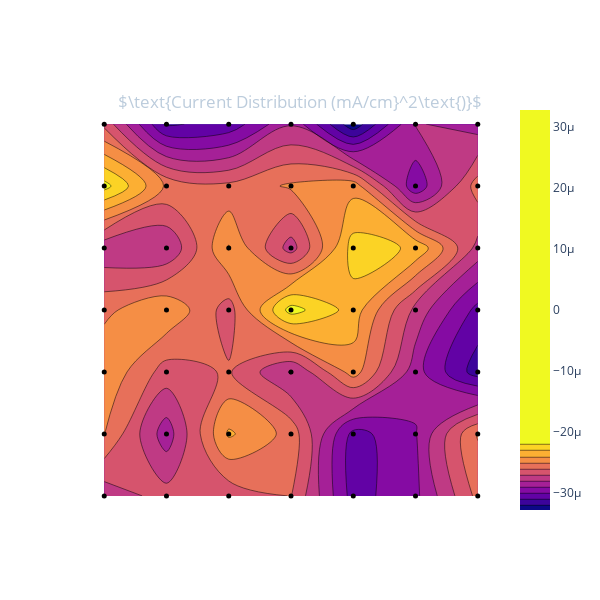

Notebook code for this chart:
### Markdown cell above
### Run the following cell just to get a quick reading

### Code cell
currents = data.readCurrents()
apl.plotI(currents)

### Figure 1 — Plotly figure (JSON) as saved in the notebook; plotly's stock layout.template omitted (floating-point values rounded to 4 significant figures)
{"data": [{"autocontour": true, "contours": {"end": -2.2e-05, "size": 1e-06, "start": -3.2e-05}, "ncontours": 20, "type": "contour", "z": [[-2.762e-05, -2.66e-05, -2.668e-05, -2.596e-05, -3.043e-05, -2.923e-05, -2.57e-05], [-2.493e-05, -2.856e-05, -2.384e-05, -2.536e-05, -3.04e-05, -2.908e-05, -2.491e-05], [-2.417e-05, -2.644e-05, -2.589e-05, -2.81e-05, -2.45e-05, -2.859e-05, -3.151e-05], [-2.525e-05, -2.412e-05, -2.646e-05, -2.156e-05, -2.344e-05, -2.733e-05, -3.033e-05], [-2.78e-05, -2.799e-05, -2.391e-05, -2.746e-05, -2.258e-05, -2.313e-05, -2.736e-05], [-2.161e-05, -2.517e-05, -2.574e-05, -2.484e-05, -2.436e-05, -2.978e-05, -2.551e-05], [-2.628e-05, -3.113e-05, -3.068e-05, -2.809e-05, -3.274e-05, -2.79e-05, -2.851e-05]], "zmid": 0}, {"marker": {"color": "rgb(0, 0, 0)", "size": 5}, "mode": "markers", "type": "scatter", "x": [0, 1, 2, 3, 4, 5, 6, 0, 1, 2, 3, 4, 5, 6, 0, 1, 2, 3, 4, 5, 6, 0, 1, 2, 3, 4, 5, 6, 0, 1, 2, 3, 4, 5, 6, 0, 1, 2, 3, 4, 5, 6, 0, 1, 2, 3, 4, 5, 6], "y": [0, 0, 0, 0, 0, 0, 0, 1, 1, 1, 1, 1, 1, 1, 2, 2, 2, 2, 2, 2, 2, 3, 3, 3, 3, 3, 3, 3, 4, 4, 4, 4, 4, 4, 4, 5, 5, 5, 5, 5, 5, 5, 6, 6, 6, 6, 6, 6, 6]}], "layout": {"height": 600, "paper_bgcolor": "rgba(0, 0, 0, 0)", "plot_bgcolor": "rgba(0, 0, 0, 0)", "title": {"font": {"color": "#BCCCDC"}, "text": "$\\text{Current Distribution (mA/cm}^2\\text{)}$", "x": 0.5, "xanchor": "center", "y": 0.84, "yanchor": "top"}, "width": 600, "xaxis": {"autorange": true, "range": [-0.3891, 6.389], "showgrid": false, "showticklabels": false, "tickmode": "linear", "type": "linear"}, "yaxis": {"autorange": true, "range": [-0.3894, 6.389], "showgrid": false, "showticklabels": false, "type": "linear"}}}
